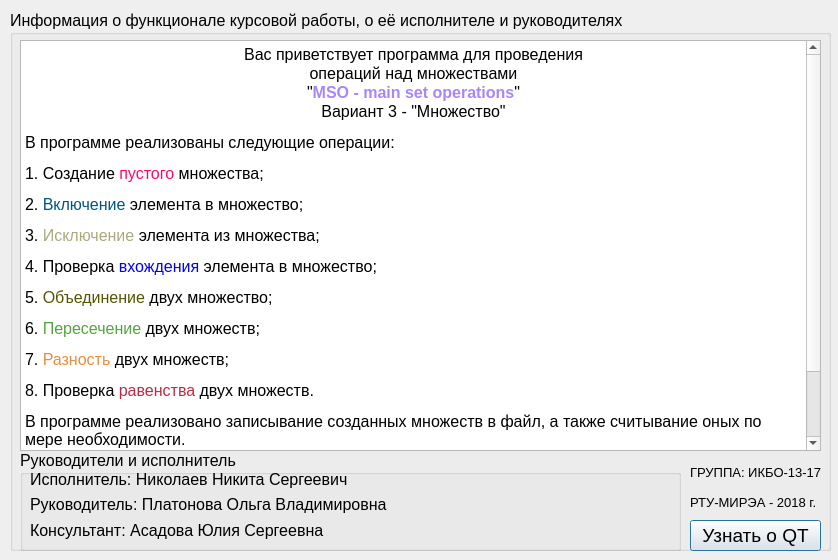
<?xml version="1.0" encoding="UTF-8"?>
<ui version="4.0">
 <class>Programm</class>
 <widget class="QDialog" name="Programm">
  <property name="geometry">
   <rect>
    <x>0</x>
    <y>0</y>
    <width>838</width>
    <height>560</height>
   </rect>
  </property>
  <property name="minimumSize">
   <size>
    <width>838</width>
    <height>560</height>
   </size>
  </property>
  <property name="maximumSize">
   <size>
    <width>838</width>
    <height>560</height>
   </size>
  </property>
  <property name="windowTitle">
   <string>Dialog</string>
  </property>
  <widget class="QGroupBox" name="groupBox_2">
   <property name="geometry">
    <rect>
     <x>10</x>
     <y>10</y>
     <width>821</width>
     <height>541</height>
    </rect>
   </property>
   <property name="font">
    <font>
     <pointsize>12</pointsize>
    </font>
   </property>
   <property name="title">
    <string>Информация о функционале курсовой работы, о её исполнителе и руководителях</string>
   </property>
   <widget class="QGroupBox" name="groupBox_3">
    <property name="geometry">
     <rect>
      <x>10</x>
      <y>440</y>
      <width>661</width>
      <height>101</height>
     </rect>
    </property>
    <property name="title">
     <string>Руководители и исполнитель</string>
    </property>
    <widget class="QWidget" name="gridLayoutWidget">
     <property name="geometry">
      <rect>
       <x>10</x>
       <y>19</y>
       <width>651</width>
       <height>71</height>
      </rect>
     </property>
     <layout class="QGridLayout" name="gridLayout">
      <item row="1" column="0">
       <widget class="QLabel" name="label_2">
        <property name="cursor">
         <cursorShape>WhatsThisCursor</cursorShape>
        </property>
        <property name="toolTip">
         <string>&lt;html&gt;&lt;head/&gt;&lt;body&gt;&lt;p&gt;&lt;span style=&quot; font-size:10pt;&quot;&gt;Платонова Ольга Владимировна&lt;br/&gt;Заведующая кафедрой Вычислительной техники&lt;br/&gt;Лектор по дисциплине &amp;quot;Структуры и алгоритмы обработки данных&amp;quot;&lt;/span&gt;&lt;/p&gt;&lt;/body&gt;&lt;/html&gt;</string>
        </property>
        <property name="text">
         <string>Руководитель: Платонова Ольга Владимировна</string>
        </property>
       </widget>
      </item>
      <item row="0" column="0">
       <widget class="QLabel" name="label">
        <property name="cursor">
         <cursorShape>WhatsThisCursor</cursorShape>
        </property>
        <property name="toolTip">
         <string>&lt;html&gt;&lt;head/&gt;&lt;body&gt;&lt;p&gt;&lt;span style=&quot; font-size:10pt;&quot;&gt;Студент Николаев Никита Сергеевич&lt;br/&gt;Группа ИКБО-13-17&lt;br/&gt;Курсовая работа варианта 3 &amp;quot;Множество&amp;quot; выполнена в рамках Дисциплины &amp;quot;Структуры и алгоритмы обработки данных&amp;quot;&lt;/span&gt;&lt;/p&gt;&lt;/body&gt;&lt;/html&gt;</string>
        </property>
        <property name="text">
         <string>Исполнитель: Николаев Никита Сергеевич</string>
        </property>
       </widget>
      </item>
      <item row="2" column="0">
       <widget class="QLabel" name="label_3">
        <property name="cursor">
         <cursorShape>WhatsThisCursor</cursorShape>
        </property>
        <property name="toolTip">
         <string>&lt;html&gt;&lt;head/&gt;&lt;body&gt;&lt;p&gt;&lt;span style=&quot; font-size:10pt;&quot;&gt;Асадова Юлия Сергеевна&lt;br/&gt;Старший преподаватель                                                       Семинарист по дисциплине &amp;quot;Структуры и алгоритмы обработки данных&amp;quot;&lt;/span&gt;&lt;/p&gt;&lt;/body&gt;&lt;/html&gt;</string>
        </property>
        <property name="text">
         <string>Консультант: Асадова Юлия Сергеевна</string>
        </property>
       </widget>
      </item>
     </layout>
    </widget>
   </widget>
   <widget class="QWidget" name="verticalLayoutWidget">
    <property name="geometry">
     <rect>
      <x>680</x>
      <y>450</y>
      <width>131</width>
      <height>91</height>
     </rect>
    </property>
    <layout class="QVBoxLayout" name="verticalLayout">
     <item>
      <widget class="QLabel" name="label_4">
       <property name="font">
        <font>
         <pointsize>10</pointsize>
        </font>
       </property>
       <property name="text">
        <string>ГРУППА: ИКБО-13-17</string>
       </property>
      </widget>
     </item>
     <item>
      <widget class="QLabel" name="label_5">
       <property name="font">
        <font>
         <pointsize>10</pointsize>
        </font>
       </property>
       <property name="cursor">
        <cursorShape>WhatsThisCursor</cursorShape>
       </property>
       <property name="toolTip">
        <string>&lt;html&gt;&lt;head/&gt;&lt;body&gt;&lt;p&gt;&lt;span style=&quot; font-family:'PT Sans,Helvetica,Arial,sans-serif'; font-size:x-large; color:#333333; background-color:#ffffff;&quot;&gt;МИРЭА - Российский технологический университет&lt;/span&gt;&lt;/p&gt;&lt;/body&gt;&lt;/html&gt;</string>
       </property>
       <property name="text">
        <string>РТУ-МИРЭА - 2018 г.</string>
       </property>
      </widget>
     </item>
     <item>
      <widget class="QPushButton" name="button_QT">
       <property name="font">
        <font>
         <pointsize>14</pointsize>
        </font>
       </property>
       <property name="text">
        <string>Узнать о QT</string>
       </property>
      </widget>
     </item>
    </layout>
   </widget>
   <widget class="QTextBrowser" name="textBrowser">
    <property name="geometry">
     <rect>
      <x>10</x>
      <y>30</y>
      <width>801</width>
      <height>411</height>
     </rect>
    </property>
    <property name="minimumSize">
     <size>
      <width>801</width>
      <height>411</height>
     </size>
    </property>
    <property name="maximumSize">
     <size>
      <width>801</width>
      <height>411</height>
     </size>
    </property>
    <property name="html">
     <string>&lt;!DOCTYPE HTML PUBLIC &quot;-//W3C//DTD HTML 4.0//EN&quot; &quot;http://www.w3.org/TR/REC-html40/strict.dtd&quot;&gt;
&lt;html&gt;&lt;head&gt;&lt;meta name=&quot;qrichtext&quot; content=&quot;1&quot; /&gt;&lt;style type=&quot;text/css&quot;&gt;
p, li { white-space: pre-wrap; }
&lt;/style&gt;&lt;/head&gt;&lt;body style=&quot; font-family:'MS Shell Dlg 2'; font-size:12pt; font-weight:400; font-style:normal;&quot;&gt;
&lt;p align=&quot;center&quot; style=&quot; margin-top:0px; margin-bottom:0px; margin-left:0px; margin-right:0px; -qt-block-indent:0; text-indent:0px;&quot;&gt;Вас приветствует программа для проведения&lt;/p&gt;
&lt;p align=&quot;center&quot; style=&quot; margin-top:0px; margin-bottom:0px; margin-left:0px; margin-right:0px; -qt-block-indent:0; text-indent:0px;&quot;&gt;операций над множествами&lt;/p&gt;
&lt;p align=&quot;center&quot; style=&quot; margin-top:0px; margin-bottom:0px; margin-left:0px; margin-right:0px; -qt-block-indent:0; text-indent:0px;&quot;&gt;&amp;quot;&lt;span style=&quot; font-weight:600; color:#a885ff;&quot;&gt;MSO - main set operations&lt;/span&gt;&amp;quot;&lt;/p&gt;
&lt;p align=&quot;center&quot; style=&quot; margin-top:0px; margin-bottom:0px; margin-left:0px; margin-right:0px; -qt-block-indent:0; text-indent:0px;&quot;&gt;Вариант 3 - &amp;quot;Множество&amp;quot;&lt;/p&gt;
&lt;p style=&quot; margin-top:12px; margin-bottom:12px; margin-left:0px; margin-right:0px; -qt-block-indent:0; text-indent:0px;&quot;&gt;В программе реализованы следующие операции:&lt;/p&gt;
&lt;p style=&quot; margin-top:12px; margin-bottom:12px; margin-left:0px; margin-right:0px; -qt-block-indent:0; text-indent:0px;&quot;&gt;1. Создание &lt;span style=&quot; color:#ff086b;&quot;&gt;пустого&lt;/span&gt; множества;&lt;/p&gt;
&lt;p style=&quot; margin-top:12px; margin-bottom:12px; margin-left:0px; margin-right:0px; -qt-block-indent:0; text-indent:0px;&quot;&gt;2. &lt;span style=&quot; color:#00557f;&quot;&gt;Включение&lt;/span&gt; элемента в множество;&lt;/p&gt;
&lt;p style=&quot; margin-top:12px; margin-bottom:12px; margin-left:0px; margin-right:0px; -qt-block-indent:0; text-indent:0px;&quot;&gt;3. &lt;span style=&quot; color:#aaaa7f;&quot;&gt;Исключение&lt;/span&gt; элемента из множества;&lt;/p&gt;
&lt;p style=&quot; margin-top:12px; margin-bottom:12px; margin-left:0px; margin-right:0px; -qt-block-indent:0; text-indent:0px;&quot;&gt;4. Проверка &lt;span style=&quot; color:#0000ff;&quot;&gt;вхождения&lt;/span&gt; элемента в множество;&lt;/p&gt;
&lt;p style=&quot; margin-top:12px; margin-bottom:12px; margin-left:0px; margin-right:0px; -qt-block-indent:0; text-indent:0px;&quot;&gt;5. &lt;span style=&quot; color:#555500;&quot;&gt;Объединение&lt;/span&gt; двух множество;&lt;/p&gt;
&lt;p style=&quot; margin-top:12px; margin-bottom:12px; margin-left:0px; margin-right:0px; -qt-block-indent:0; text-indent:0px;&quot;&gt;6. &lt;span style=&quot; color:#53a53d;&quot;&gt;Пересечение&lt;/span&gt; двух множеств;&lt;/p&gt;
&lt;p style=&quot; margin-top:12px; margin-bottom:12px; margin-left:0px; margin-right:0px; -qt-block-indent:0; text-indent:0px;&quot;&gt;7. &lt;span style=&quot; color:#ea8d3b;&quot;&gt;Разность&lt;/span&gt; двух множеств;&lt;/p&gt;
&lt;p style=&quot; margin-top:12px; margin-bottom:12px; margin-left:0px; margin-right:0px; -qt-block-indent:0; text-indent:0px;&quot;&gt;8. Проверка &lt;span style=&quot; color:#be2b41;&quot;&gt;равенства&lt;/span&gt; двух множеств.&lt;/p&gt;
&lt;p style=&quot; margin-top:12px; margin-bottom:12px; margin-left:0px; margin-right:0px; -qt-block-indent:0; text-indent:0px;&quot;&gt;В программе реализовано записывание созданных множеств в файл, а также считывание оных по мере необходимости.&lt;/p&gt;
&lt;p style=&quot; margin-top:12px; margin-bottom:12px; margin-left:0px; margin-right:0px; -qt-block-indent:0; text-indent:0px;&quot;&gt;Также в множествах могут использоваться различные типы данных благодаря механизму &lt;span style=&quot; text-decoration: underline;&quot;&gt;шаблонов&lt;/span&gt;.&lt;/p&gt;
&lt;p style=&quot; margin-top:12px; margin-bottom:12px; margin-left:0px; margin-right:0px; -qt-block-indent:0; text-indent:0px;&quot;&gt;Для хранения множеств было использовано &lt;span style=&quot; text-decoration: underline;&quot;&gt;бинарное дерево поиска&lt;/span&gt;, как наиболее эффективная структура для хранения и обработки данных.&lt;/p&gt;&lt;/body&gt;&lt;/html&gt;</string>
    </property>
   </widget>
  </widget>
 </widget>
 <resources/>
 <connections/>
</ui>
